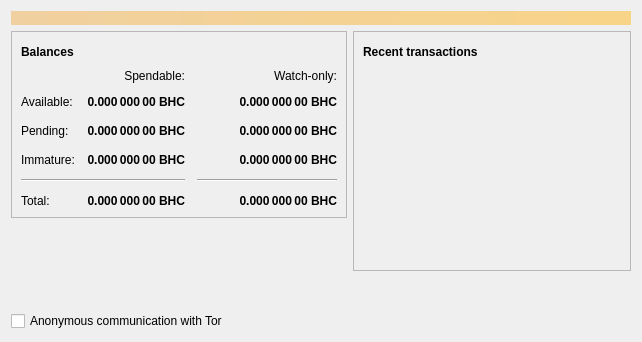
<?xml version="1.0" encoding="UTF-8"?>
<ui version="4.0">
 <class>OverviewPage</class>
 <widget class="QWidget" name="OverviewPage">
  <property name="geometry">
   <rect>
    <x>0</x>
    <y>0</y>
    <width>642</width>
    <height>342</height>
   </rect>
  </property>
  <property name="windowTitle">
   <string>Form</string>
  </property>
  <layout class="QVBoxLayout" name="topLayout">
   <item>
    <widget class="QLabel" name="labelAlerts">
     <property name="visible">
      <bool>false</bool>
     </property>
     <property name="styleSheet">
      <string notr="true">QLabel { background-color: qlineargradient(x1: 0, y1: 0, x2: 1, y2: 0, stop:0 #F0D0A0, stop:1 #F8D488); color:#000000; }</string>
     </property>
     <property name="wordWrap">
      <bool>true</bool>
     </property>
     <property name="margin">
      <number>3</number>
     </property>
     <property name="textInteractionFlags">
      <set>Qt::TextSelectableByMouse</set>
     </property>
    </widget>
   </item>
   <item>
    <layout class="QHBoxLayout" name="horizontalLayout" stretch="1,1">
     <item>
      <layout class="QVBoxLayout" name="verticalLayout_2">
       <item>
        <widget class="QFrame" name="frame">
         <property name="frameShape">
          <enum>QFrame::StyledPanel</enum>
         </property>
         <property name="frameShadow">
          <enum>QFrame::Raised</enum>
         </property>
         <layout class="QVBoxLayout" name="verticalLayout_4">
          <item>
           <layout class="QHBoxLayout" name="horizontalLayout_4">
            <item>
             <widget class="QLabel" name="label_5">
              <property name="font">
               <font>
                <weight>75</weight>
                <bold>true</bold>
               </font>
              </property>
              <property name="text">
               <string>Balances</string>
              </property>
             </widget>
            </item>
            <item>
             <widget class="QPushButton" name="labelWalletStatus">
              <property name="enabled">
               <bool>false</bool>
              </property>
              <property name="maximumSize">
               <size>
                <width>30</width>
                <height>16777215</height>
               </size>
              </property>
              <property name="toolTip">
               <string>The displayed information may be out of date. Your wallet automatically synchronizes with the Blackholechain network after a connection is established, but this process has not completed yet.</string>
              </property>
              <property name="text">
               <string/>
              </property>
              <property name="icon">
               <iconset resource="../bitcoin.qrc">
                <normaloff>:/icons/warning</normaloff>
                <disabledoff>:/icons/warning</disabledoff>:/icons/warning</iconset>
              </property>
              <property name="iconSize">
               <size>
                <width>24</width>
                <height>24</height>
               </size>
              </property>
              <property name="flat">
               <bool>true</bool>
              </property>
             </widget>
            </item>
            <item>
             <spacer name="horizontalSpacer_3">
              <property name="orientation">
               <enum>Qt::Horizontal</enum>
              </property>
              <property name="sizeHint" stdset="0">
               <size>
                <width>40</width>
                <height>20</height>
               </size>
              </property>
             </spacer>
            </item>
           </layout>
          </item>
          <item>
           <layout class="QGridLayout" name="gridLayout">
            <property name="spacing">
             <number>12</number>
            </property>
            <item row="2" column="2">
             <widget class="QLabel" name="labelWatchPending">
              <property name="font">
               <font>
                <weight>75</weight>
                <bold>true</bold>
               </font>
              </property>
              <property name="cursor">
               <cursorShape>IBeamCursor</cursorShape>
              </property>
              <property name="toolTip">
               <string>Unconfirmed transactions to watch-only addresses</string>
              </property>
              <property name="text">
               <string notr="true">0.000 000 00 BHC</string>
              </property>
              <property name="alignment">
               <set>Qt::AlignRight|Qt::AlignTrailing|Qt::AlignVCenter</set>
              </property>
              <property name="textInteractionFlags">
               <set>Qt::LinksAccessibleByMouse|Qt::TextSelectableByKeyboard|Qt::TextSelectableByMouse</set>
              </property>
             </widget>
            </item>
            <item row="2" column="1">
             <widget class="QLabel" name="labelUnconfirmed">
              <property name="font">
               <font>
                <weight>75</weight>
                <bold>true</bold>
               </font>
              </property>
              <property name="cursor">
               <cursorShape>IBeamCursor</cursorShape>
              </property>
              <property name="toolTip">
               <string>Total of transactions that have yet to be confirmed, and do not yet count toward the spendable balance</string>
              </property>
              <property name="text">
               <string notr="true">0.000 000 00 BHC</string>
              </property>
              <property name="alignment">
               <set>Qt::AlignRight|Qt::AlignTrailing|Qt::AlignVCenter</set>
              </property>
              <property name="textInteractionFlags">
               <set>Qt::LinksAccessibleByMouse|Qt::TextSelectableByKeyboard|Qt::TextSelectableByMouse</set>
              </property>
             </widget>
            </item>
            <item row="3" column="2">
             <widget class="QLabel" name="labelWatchImmature">
              <property name="font">
               <font>
                <weight>75</weight>
                <bold>true</bold>
               </font>
              </property>
              <property name="cursor">
               <cursorShape>IBeamCursor</cursorShape>
              </property>
              <property name="toolTip">
               <string>Mined balance in watch-only addresses that has not yet matured</string>
              </property>
              <property name="text">
               <string notr="true">0.000 000 00 BHC</string>
              </property>
              <property name="alignment">
               <set>Qt::AlignRight|Qt::AlignTrailing|Qt::AlignVCenter</set>
              </property>
              <property name="textInteractionFlags">
               <set>Qt::LinksAccessibleByMouse|Qt::TextSelectableByKeyboard|Qt::TextSelectableByMouse</set>
              </property>
             </widget>
            </item>
            <item row="4" column="0" colspan="2">
             <widget class="Line" name="line">
              <property name="orientation">
               <enum>Qt::Horizontal</enum>
              </property>
             </widget>
            </item>
            <item row="4" column="2">
             <widget class="Line" name="lineWatchBalance">
              <property name="sizePolicy">
               <sizepolicy hsizetype="Preferred" vsizetype="Fixed">
                <horstretch>0</horstretch>
                <verstretch>0</verstretch>
               </sizepolicy>
              </property>
              <property name="minimumSize">
               <size>
                <width>140</width>
                <height>0</height>
               </size>
              </property>
              <property name="orientation">
               <enum>Qt::Horizontal</enum>
              </property>
             </widget>
            </item>
            <item row="5" column="0">
             <widget class="QLabel" name="labelTotalText">
              <property name="text">
               <string>Total:</string>
              </property>
             </widget>
            </item>
            <item row="3" column="1">
             <widget class="QLabel" name="labelImmature">
              <property name="font">
               <font>
                <weight>75</weight>
                <bold>true</bold>
               </font>
              </property>
              <property name="cursor">
               <cursorShape>IBeamCursor</cursorShape>
              </property>
              <property name="toolTip">
               <string>Mined balance that has not yet matured</string>
              </property>
              <property name="text">
               <string notr="true">0.000 000 00 BHC</string>
              </property>
              <property name="alignment">
               <set>Qt::AlignRight|Qt::AlignTrailing|Qt::AlignVCenter</set>
              </property>
              <property name="textInteractionFlags">
               <set>Qt::LinksAccessibleByMouse|Qt::TextSelectableByKeyboard|Qt::TextSelectableByMouse</set>
              </property>
             </widget>
            </item>
            <item row="2" column="3">
             <spacer name="horizontalSpacer_2">
              <property name="orientation">
               <enum>Qt::Horizontal</enum>
              </property>
              <property name="sizeHint" stdset="0">
               <size>
                <width>40</width>
                <height>20</height>
               </size>
              </property>
             </spacer>
            </item>
            <item row="3" column="0">
             <widget class="QLabel" name="labelImmatureText">
              <property name="text">
               <string>Immature:</string>
              </property>
             </widget>
            </item>
            <item row="5" column="1">
             <widget class="QLabel" name="labelTotal">
              <property name="font">
               <font>
                <weight>75</weight>
                <bold>true</bold>
               </font>
              </property>
              <property name="cursor">
               <cursorShape>IBeamCursor</cursorShape>
              </property>
              <property name="toolTip">
               <string>Your current total balance</string>
              </property>
              <property name="text">
               <string notr="true">0.000 000 00 BHC</string>
              </property>
              <property name="alignment">
               <set>Qt::AlignRight|Qt::AlignTrailing|Qt::AlignVCenter</set>
              </property>
              <property name="textInteractionFlags">
               <set>Qt::LinksAccessibleByMouse|Qt::TextSelectableByKeyboard|Qt::TextSelectableByMouse</set>
              </property>
             </widget>
            </item>
            <item row="5" column="2">
             <widget class="QLabel" name="labelWatchTotal">
              <property name="font">
               <font>
                <weight>75</weight>
                <bold>true</bold>
               </font>
              </property>
              <property name="cursor">
               <cursorShape>IBeamCursor</cursorShape>
              </property>
              <property name="toolTip">
               <string>Current total balance in watch-only addresses</string>
              </property>
              <property name="text">
               <string notr="true">0.000 000 00 BHC</string>
              </property>
              <property name="alignment">
               <set>Qt::AlignRight|Qt::AlignTrailing|Qt::AlignVCenter</set>
              </property>
              <property name="textInteractionFlags">
               <set>Qt::LinksAccessibleByMouse|Qt::TextSelectableByKeyboard|Qt::TextSelectableByMouse</set>
              </property>
             </widget>
            </item>
            <item row="0" column="2">
             <widget class="QLabel" name="labelWatchonly">
              <property name="text">
               <string>Watch-only:</string>
              </property>
              <property name="alignment">
               <set>Qt::AlignRight|Qt::AlignTrailing|Qt::AlignVCenter</set>
              </property>
             </widget>
            </item>
            <item row="1" column="0">
             <widget class="QLabel" name="labelBalanceText">
              <property name="text">
               <string>Available:</string>
              </property>
             </widget>
            </item>
            <item row="1" column="1">
             <widget class="QLabel" name="labelBalance">
              <property name="font">
               <font>
                <weight>75</weight>
                <bold>true</bold>
               </font>
              </property>
              <property name="cursor">
               <cursorShape>IBeamCursor</cursorShape>
              </property>
              <property name="toolTip">
               <string>Your current spendable balance</string>
              </property>
              <property name="text">
               <string notr="true">0.000 000 00 BHC</string>
              </property>
              <property name="alignment">
               <set>Qt::AlignRight|Qt::AlignTrailing|Qt::AlignVCenter</set>
              </property>
              <property name="textInteractionFlags">
               <set>Qt::LinksAccessibleByMouse|Qt::TextSelectableByKeyboard|Qt::TextSelectableByMouse</set>
              </property>
             </widget>
            </item>
            <item row="1" column="2">
             <widget class="QLabel" name="labelWatchAvailable">
              <property name="font">
               <font>
                <weight>75</weight>
                <bold>true</bold>
               </font>
              </property>
              <property name="cursor">
               <cursorShape>IBeamCursor</cursorShape>
              </property>
              <property name="toolTip">
               <string>Your current balance in watch-only addresses</string>
              </property>
              <property name="text">
               <string notr="true">0.000 000 00 BHC</string>
              </property>
              <property name="alignment">
               <set>Qt::AlignRight|Qt::AlignTrailing|Qt::AlignVCenter</set>
              </property>
              <property name="textInteractionFlags">
               <set>Qt::LinksAccessibleByMouse|Qt::TextSelectableByKeyboard|Qt::TextSelectableByMouse</set>
              </property>
             </widget>
            </item>
            <item row="2" column="0">
             <widget class="QLabel" name="labelPendingText">
              <property name="text">
               <string>Pending:</string>
              </property>
             </widget>
            </item>
            <item row="0" column="1">
             <widget class="QLabel" name="labelSpendable">
              <property name="text">
               <string>Spendable:</string>
              </property>
              <property name="alignment">
               <set>Qt::AlignRight|Qt::AlignTrailing|Qt::AlignVCenter</set>
              </property>
             </widget>
            </item>
           </layout>
          </item>
         </layout>
        </widget>
       </item>
       <item>
        <spacer name="verticalSpacer">
         <property name="orientation">
          <enum>Qt::Vertical</enum>
         </property>
         <property name="sizeHint" stdset="0">
          <size>
           <width>20</width>
           <height>40</height>
          </size>
         </property>
        </spacer>
       </item>
       <item>
        <widget class="QCheckBox" name="checkboxEnabledTor">
         <property name="enabled">
          <bool>true</bool>
         </property>
         <property name="text">
          <string>Anonymous communication with Tor</string>
         </property>
         <property name="checked">
          <bool>false</bool>
         </property>
        </widget>
       </item>
      </layout>
     </item>
     <item>
      <layout class="QVBoxLayout" name="verticalLayout_3">
       <item>
        <widget class="QFrame" name="frame_2">
         <property name="frameShape">
          <enum>QFrame::StyledPanel</enum>
         </property>
         <property name="frameShadow">
          <enum>QFrame::Raised</enum>
         </property>
         <layout class="QVBoxLayout" name="verticalLayout">
          <item>
           <layout class="QHBoxLayout" name="horizontalLayout_2">
            <item>
             <widget class="QLabel" name="label_4">
              <property name="font">
               <font>
                <weight>75</weight>
                <bold>true</bold>
               </font>
              </property>
              <property name="text">
               <string>Recent transactions</string>
              </property>
             </widget>
            </item>
            <item>
             <widget class="QPushButton" name="labelTransactionsStatus">
              <property name="enabled">
               <bool>false</bool>
              </property>
              <property name="maximumSize">
               <size>
                <width>30</width>
                <height>16777215</height>
               </size>
              </property>
              <property name="toolTip">
               <string>The displayed information may be out of date. Your wallet automatically synchronizes with the Blackholechain network after a connection is established, but this process has not completed yet.</string>
              </property>
              <property name="text">
               <string/>
              </property>
              <property name="icon">
               <iconset resource="../bitcoin.qrc">
                <normaloff>:/icons/warning</normaloff>
                <disabledoff>:/icons/warning</disabledoff>:/icons/warning</iconset>
              </property>
              <property name="iconSize">
               <size>
                <width>24</width>
                <height>24</height>
               </size>
              </property>
              <property name="flat">
               <bool>true</bool>
              </property>
             </widget>
            </item>
            <item>
             <spacer name="horizontalSpacer">
              <property name="orientation">
               <enum>Qt::Horizontal</enum>
              </property>
              <property name="sizeHint" stdset="0">
               <size>
                <width>40</width>
                <height>20</height>
               </size>
              </property>
             </spacer>
            </item>
           </layout>
          </item>
          <item>
           <widget class="QListView" name="listTransactions">
            <property name="styleSheet">
             <string notr="true">QListView { background: transparent; }</string>
            </property>
            <property name="frameShape">
             <enum>QFrame::NoFrame</enum>
            </property>
            <property name="verticalScrollBarPolicy">
             <enum>Qt::ScrollBarAlwaysOff</enum>
            </property>
            <property name="horizontalScrollBarPolicy">
             <enum>Qt::ScrollBarAlwaysOff</enum>
            </property>
            <property name="selectionMode">
             <enum>QAbstractItemView::NoSelection</enum>
            </property>
           </widget>
          </item>
         </layout>
        </widget>
       </item>
       <item>
        <spacer name="verticalSpacer_2">
         <property name="orientation">
          <enum>Qt::Vertical</enum>
         </property>
         <property name="sizeHint" stdset="0">
          <size>
           <width>20</width>
           <height>40</height>
          </size>
         </property>
        </spacer>
       </item>
      </layout>
     </item>
    </layout>
   </item>
  </layout>
 </widget>
 <resources>
  <include location="../bitcoin.qrc"/>
 </resources>
 <connections/>
</ui>
